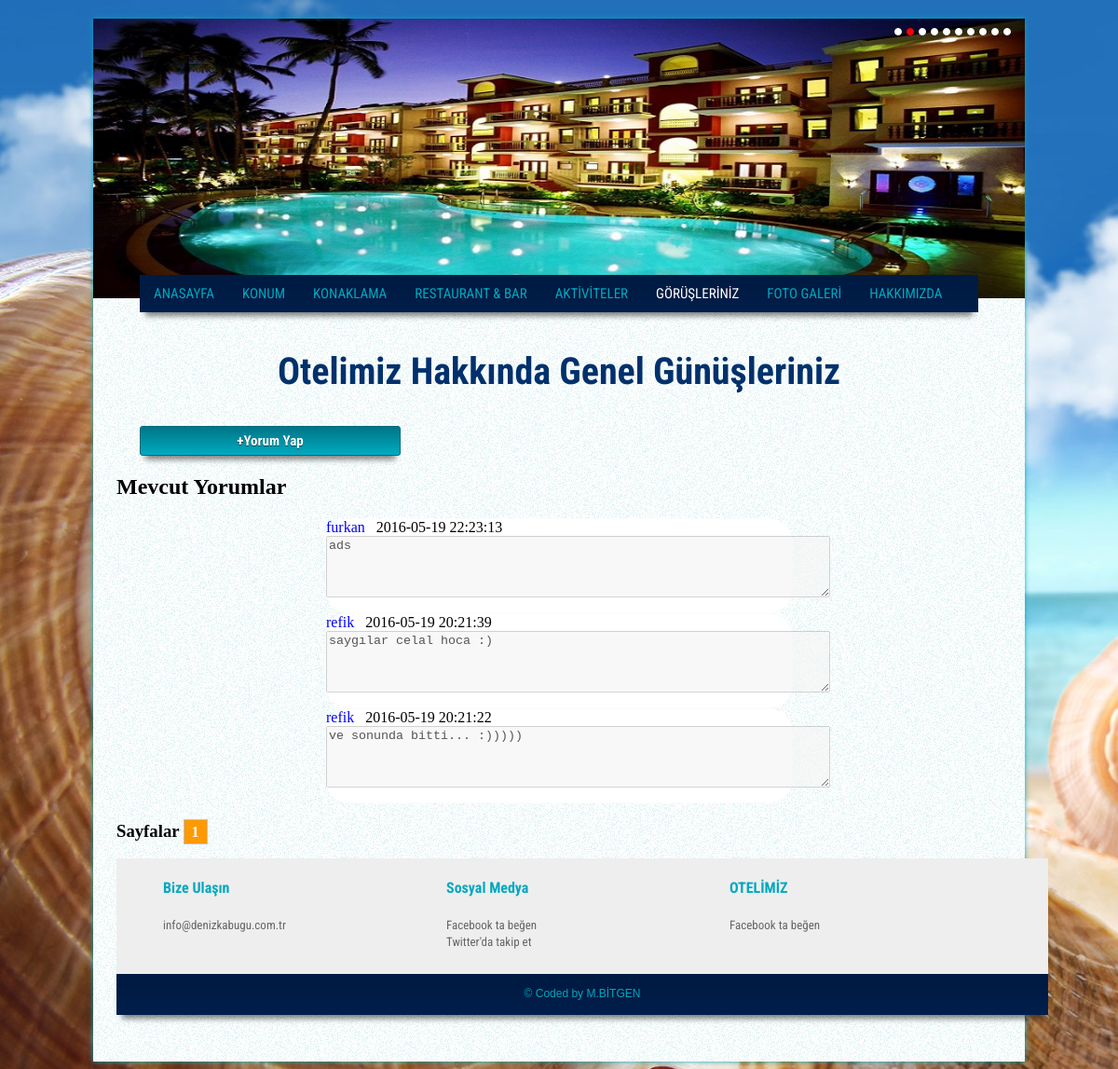
The page /gorusleriniz.php on the database its author committed.
### tables this page shows
CREATE TABLE IF NOT EXISTS `yorumlar` (
  `yorum_id` int(11) NOT NULL AUTO_INCREMENT,
  `kullanici_adi` varchar(255) NOT NULL,
  `yorum_tarih` datetime NOT NULL DEFAULT CURRENT_TIMESTAMP,
  `yorum_yorum` text NOT NULL,
  PRIMARY KEY (`yorum_id`)
);

### yorum-goster.php (the view, shortened to what this page needs)
<?php
	$sayfa		=	@$_GET["s"];
	if(empty($sayfa) || !is_numeric($sayfa)){
		$sayfa	=	1;
	}
	$kacar		=	5;
	$ksayisi	=	mysql_num_rows(mysql_query("select yorum_id from yorumlar"));
	$ssayisi	=	ceil($ksayisi/$kacar);
	$nereden	=	($sayfa*$kacar)-$kacar;
	$result		=	mysql_query("select * from yorumlar order by yorum_id DESC limit $nereden,$kacar");
	?>
	<h2>Mevcut Yorumlar</h2>
	<?php while($rows=mysql_fetch_array($result)){
			extract($rows); ?>
	<div>
			<div id="ana_div"><font color="#0000FF"><?php echo $rows['kullanici_adi']; ?></font>&nbsp;&nbsp;&nbsp;<?php echo $rows['yorum_tarih']; ?><br/>
			<textarea cols="65" rows="4" disabled><?php echo $rows['yorum_yorum']; ?></textarea></div>
	<?php
		}
	?>
	</div>
	<h3 style="display: inline-block;">Sayfalar</h3>
	<?php
		for ($i=1; $i<=$ssayisi; $i++){
		echo "<a style='padding: 4px 8px; margin-right: 8px; border:1px solid #c2c2c2; background: #ff9900; color: #fff; font-weight: bold;' href='?s={$i}'";
		if($i == $sayfa){
			echo "class='aktif'";
		}
		echo ">{$i}</a>";
	}
	?>

### css/style.css (style rules this page uses)
a { text-decoration: none; }
body { background: url(../image/otel.jpg); background-repeat: no-repeat; background-attachment: fixed; }
#ana_div { display: block; width: 500px; height: 100px; background: #fff; margin-right: 5px; border: 1px solid #fcfcfc; border-radius: 25px; margin: auto; }

### rows shown on the page
yorumlar: kullanici_adi "furkan", yorum_tarih "2016-05-19 22:23:13", yorum_yorum "ads"
yorumlar: kullanici_adi "refik", yorum_tarih "2016-05-19 20:21:39", yorum_yorum "saygılar celal hoca :)"
yorumlar: kullanici_adi "refik", yorum_tarih "2016-05-19 20:21:22", yorum_yorum "ve sonunda bitti... :)))))"
